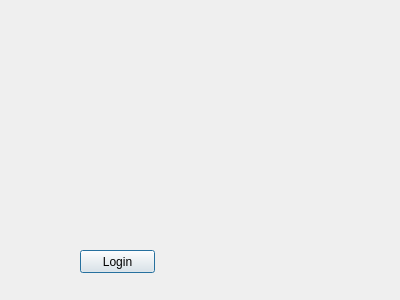
<?xml version="1.0" encoding="UTF-8"?>
<ui version="4.0">
 <class>Dialog</class>
 <widget class="QDialog" name="Dialog">
  <property name="geometry">
   <rect>
    <x>0</x>
    <y>0</y>
    <width>400</width>
    <height>300</height>
   </rect>
  </property>
  <property name="windowTitle">
   <string>Dialog</string>
  </property>
  <widget class="QPushButton" name="loginButton">
   <property name="geometry">
    <rect>
     <x>80</x>
     <y>250</y>
     <width>75</width>
     <height>23</height>
    </rect>
   </property>
   <property name="text">
    <string>Login</string>
   </property>
  </widget>
 </widget>
 <resources/>
 <connections/>
</ui>
